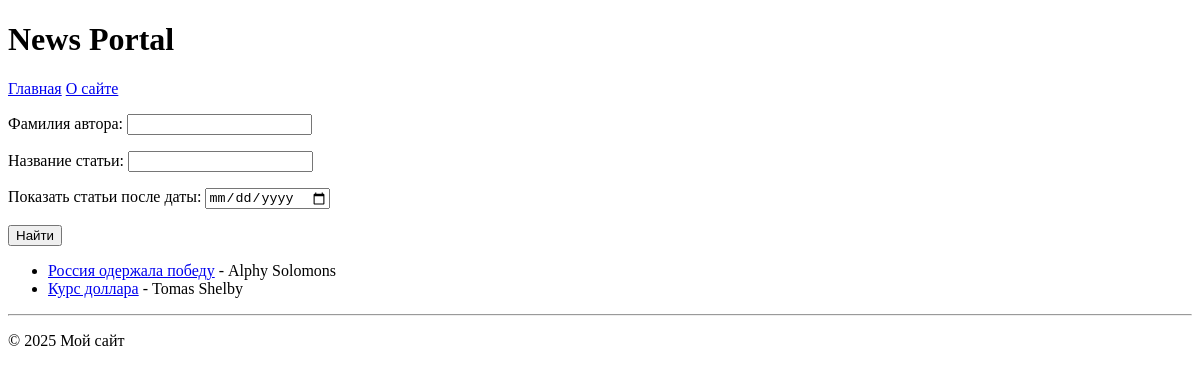
/articles/search/, run on an earlier commit of the app's database.
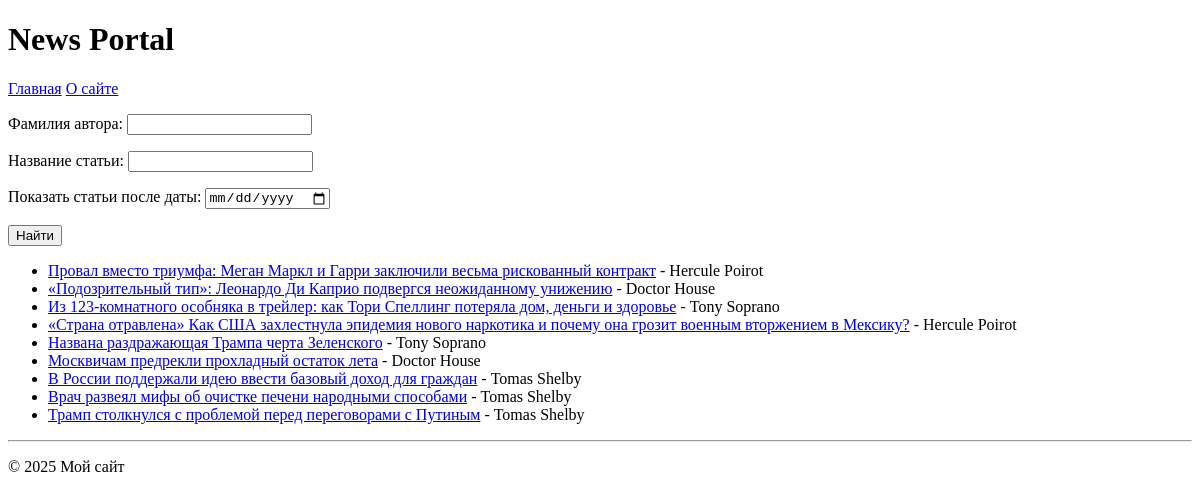
And on a later commit of the database.
### News_Portal/models.py (models this page shows, shortened)
class Post(models.Model):
    author = models.ForeignKey(Author, on_delete=models.CASCADE)
    ARTICLE = 'article'
    NEWS = 'news'
    POST_CHOICES = [(ARTICLE, 'статья'), (NEWS, 'новость')]
    post_type = models.CharField(max_length=10, choices=POST_CHOICES, default=NEWS)
    categories = models.ManyToManyField(Category, through = 'PostCategory')
    post_origin = models.DateTimeField(auto_now_add=True)
    post_head = models.CharField(max_length=255, default=0)
    post_text = models.TextField(max_length=100000, default=0)
    post_rate = models.DecimalField(max_digits=2, decimal_places=1, default=0)

class Author(models.Model):
    user = models.OneToOneField(User, on_delete=models.CASCADE)
    author_rate = models.DecimalField(max_digits=4, decimal_places=1, default=Decimal('0.0'))
    def __str__(self):
        return self.user.username

### News_Portal/views.py (the view)
# urls.py: path('articles/search/', ArticleSearch.as_view(), name='article_search'),
class ArticleSearch(ListView):
    model = Post
    template_name = 'articles/article_search.html'
    context_object_name = 'article'
    def get_queryset(self):
        queryset = super().get_queryset()
        queryset = queryset.filter(post_type=Post.ARTICLE).order_by('-post_origin')
        self.filterset = NewsFilter(self.request.GET, queryset)
        return self.filterset.qs
    def get_context_data(self, **kwargs):
        context = super().get_context_data(**kwargs)
        context['filterset'] = self.filterset
        return context

### templates/articles/article_search.html (shortened to what this page needs)
{% extends 'flatpages/default.html' %}
{% load censor %}
{% load custom_tags %}
{% block content %}
    <form action="" method="get">
        {{ filterset.form.as_p }}
        <input type="submit" value="Найти" />
    </form>
    <ul>
    {% for article in article %}
        <li><a href="{% url 'article_detail' article.id %} ">{{ article.post_head }}</a> - {{ article.author }}</li>
    {% empty %}
        <li>Нет результатов</li>
    {% endfor %}
</ul>
    <hr>
{% endblock content %}

What changed in the data, as far as the page shows it:
removed Post: post_head "Россия одержала победу", author "Alphy Solomons"
removed Post: post_head "Курс доллара", author "Tomas Shelby"
added Post: post_head "Провал вместо триумфа: Меган Маркл и Гарри заключили весьма рискованный контракт", author "Hercule Poirot"
added Post: post_head "«Подозрительный тип»: Леонардо Ди Каприо подвергся неожиданному унижению", author "Doctor House"
added Post: post_head "Из 123-комнатного особняка в трейлер: как Тори Спеллинг потеряла дом, деньги и здоровье", author "Tony Soprano"
added Post: post_head "«Страна отравлена» Как США захлестнула эпидемия нового наркотика и почему она грозит военным вторжением в Мексику?", author "Hercule Poirot"
added Post: post_head "Названа раздражающая Трампа черта Зеленского", author "Tony Soprano"
added Post: post_head "Москвичам предрекли прохладный остаток лета", author "Doctor House"
added Post: post_head "В России поддержали идею ввести базовый доход для граждан", author "Tomas Shelby"
added Post: post_head "Врач развеял мифы об очистке печени народными способами", author "Tomas Shelby"
added Post: post_head "Трамп столкнулся с проблемой перед переговорами с Путиным", author "Tomas Shelby"
